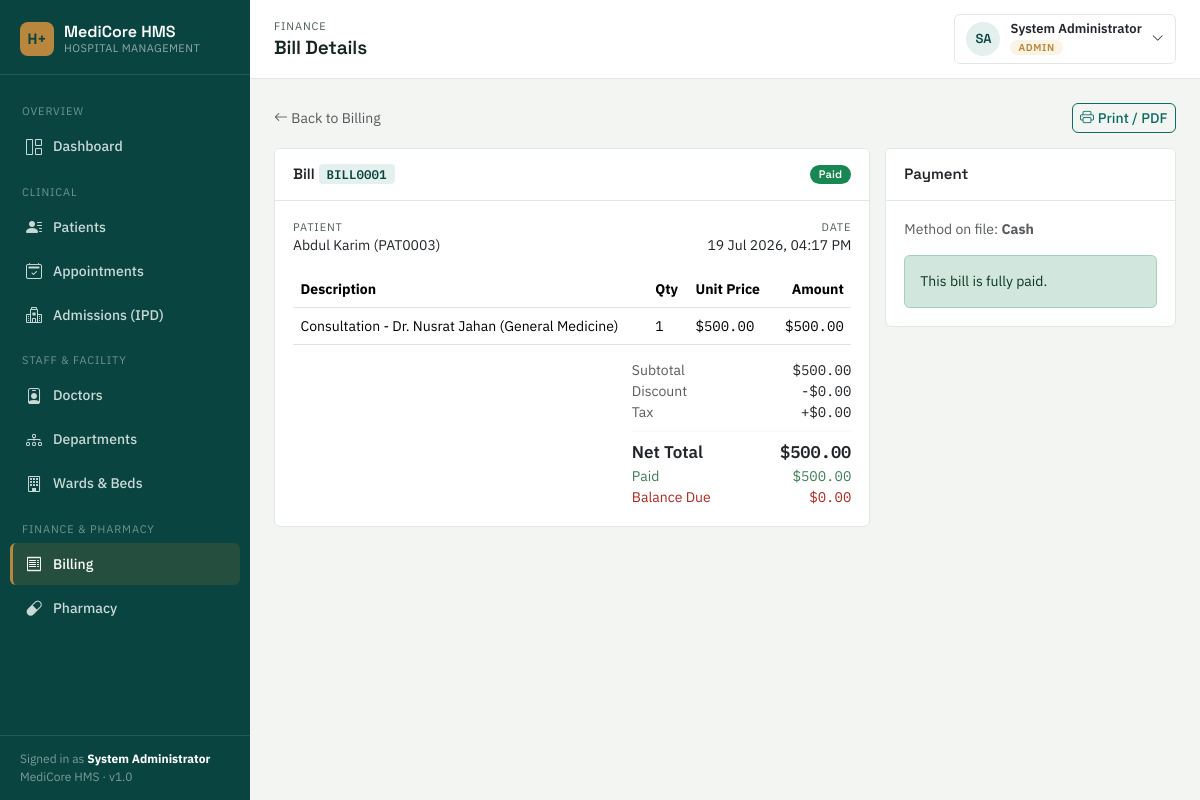
Page /billing/view.php?id=1 (signed in) on the committed database.
### tables this page shows
CREATE TABLE bills (
    id INT AUTO_INCREMENT PRIMARY KEY,
    bill_no VARCHAR(20) UNIQUE,
    patient_id INT NOT NULL,
    bill_type ENUM('OPD','IPD','Pharmacy','Lab','Other') DEFAULT 'OPD',
    reference_id INT NULL,
    total_amount DECIMAL(10,2) DEFAULT 0,
    discount DECIMAL(10,2) DEFAULT 0,
    tax DECIMAL(10,2) DEFAULT 0,
    net_amount DECIMAL(10,2) DEFAULT 0,
    paid_amount DECIMAL(10,2) DEFAULT 0,
    payment_method ENUM('Cash','Card','Insurance','Online') DEFAULT 'Cash',
    status ENUM('paid','partial','unpaid') DEFAULT 'unpaid',
    bill_date DATETIME DEFAULT CURRENT_TIMESTAMP,
    FOREIGN KEY (patient_id) REFERENCES patients(id) ON DELETE CASCADE
);

CREATE TABLE patients (
    id INT AUTO_INCREMENT PRIMARY KEY,
    patient_code VARCHAR(20) UNIQUE,
    name VARCHAR(100) NOT NULL,
    dob DATE NULL,
    gender ENUM('Male','Female','Other') DEFAULT 'Other',
    blood_group VARCHAR(5),
    phone VARCHAR(20),
    email VARCHAR(100),
    address TEXT,
    emergency_contact_name VARCHAR(100),
    emergency_contact_phone VARCHAR(20),
    medical_history TEXT,
    status ENUM('active','inactive') DEFAULT 'active',
    created_at TIMESTAMP DEFAULT CURRENT_TIMESTAMP
);

CREATE TABLE bill_items (
    id INT AUTO_INCREMENT PRIMARY KEY,
    bill_id INT NOT NULL,
    description VARCHAR(255) NOT NULL,
    quantity INT DEFAULT 1,
    unit_price DECIMAL(10,2) DEFAULT 0,
    amount DECIMAL(10,2) DEFAULT 0,
    FOREIGN KEY (bill_id) REFERENCES bills(id) ON DELETE CASCADE
);

### billing/view.php (the view, shortened to what this page needs)
<?php
require_once '../config/database.php';
require_once '../includes/functions.php';
$id = (int)($_GET['id'] ?? $_POST['id'] ?? 0);
$stmt = $pdo->prepare("SELECT b.*, p.name AS patient_name, p.patient_code, p.phone, p.address FROM bills b JOIN patients p ON b.patient_id = p.id WHERE b.id = ?");
$stmt->execute([$id]);
$bill = $stmt->fetch();
$items = $pdo->prepare("SELECT * FROM bill_items WHERE bill_id = ?");
$items->execute([$id]);
$items = $items->fetchAll();
require_once '../includes/header.php';
?>
<div class="mb-3 d-flex justify-content-between align-items-center">
    <a href="list.php" class="text-muted" style="font-size:14px;"><i class="bi bi-arrow-left"></i> Back to Billing</a>
    <a href="print.php?id=<?= $id ?>" target="_blank" class="btn btn-outline-primary btn-sm"><i class="bi bi-printer me-1"></i>Print / PDF</a>
</div>
<div class="row g-3">
    <div class="col-lg-8">
        <div class="card">
            <div class="card-header d-flex justify-content-between align-items-center">
                <span>Bill <span class="bill-no-chip"><?= sanitize($bill['bill_no']) ?></span></span>
                <?= statusBadge($bill['status']) ?>
            </div>
            <div class="card-body">
                <div class="row mb-3" style="font-size:14px;">
                    <div class="col-6">
                        <div class="eyebrow-label">Patient</div>
                        <div><?= sanitize($bill['patient_name']) ?> (<?= sanitize($bill['patient_code']) ?>)</div>
                    </div>
                    <div class="col-6 text-md-end">
                        <div class="eyebrow-label">Date</div>
                        <div><?= formatDateTime($bill['bill_date']) ?></div>
                    </div>
                </div>
                <table class="table" style="font-size:14px;">
                    <thead><tr><th>Description</th><th>Qty</th><th>Unit Price</th><th class="text-end">Amount</th></tr></thead>
                    <tbody>
                        <?php foreach ($items as $it): ?>
                        <tr>
                            <td><?= sanitize($it['description']) ?></td>
                            <td><?= (int)$it['quantity'] ?></td>
                            <td class="mono">$<?= formatMoney($it['unit_price']) ?></td>
                            <td class="text-end mono">$<?= formatMoney($it['amount']) ?></td>
                        </tr>
                        <?php endforeach; ?>
                    </tbody>
                </table>
                <div class="row justify-content-end">
                    <div class="col-md-5" style="font-size:14px;">
                        <div class="d-flex justify-content-between"><span class="text-muted">Subtotal</span><span class="mono">$<?= formatMoney($bill['total_amount']) ?></span></div>
                        <div class="d-flex justify-content-between"><span class="text-muted">Discount</span><span class="mono">-$<?= formatMoney($bill['discount']) ?></span></div>
                        <div class="d-flex justify-content-between"><span class="text-muted">Tax</span><span class="mono">+$<?= formatMoney($bill['tax']) ?></span></div>
                        <hr class="hairline-divider" style="margin:8px 0;">
                        <div class="d-flex justify-content-between" style="font-size:17px;font-weight:600;"><span>Net Total</span><span class="mono">$<?= formatMoney($bill['net_amount']) ?></span></div>
                        <div class="d-flex justify-content-between" style="color:var(--success);"><span>Paid</span><span class="mono">$<?= formatMoney($bill['paid_amount']) ?></span></div>
                        <div class="d-flex justify-content-between" style="color:var(--danger);"><span>Balance Due</span><span class="mono">$<?= formatMoney(max(0, $bill['net_amount'] - $bill['paid_amount'])) ?></span></div>
                    </div>
                </div>
            </div>
        </div>
    </div>
    <div class="col-lg-4">
        <div class="card">
            <div class="card-header">Payment</div>
            <div class="card-body">
                <p style="font-size:14px;" class="text-muted">Method on file: <strong><?= sanitize($bill['payment_method']) ?></strong></p>
                <?php if ($bill['status'] !== 'paid'): ?>
                    <form method="POST">
                        <?= csrfField() ?>
                        <input type="hidden" name="id" value="<?= $id ?>">
                        <label class="form-label">Record a payment ($)</label>
                        <div class="input-group">
                            <input type="number" step="0.01" min="0.01" max="<?= max(0, $bill['net_amount'] - $bill['paid_amount']) ?>" name="add_payment" class="form-control" required>
                            <button class="btn btn-primary">Add</button>
                        </div>
                        <div class="form-text">Balance due: $<?= formatMoney(max(0, $bill['net_amount'] - $bill['paid_amount'])) ?></div>
                    </form>
                <?php else: ?>
                    <div class="alert alert-success mb-0" style="font-size:14px;">This bill is fully paid.</div>
                <?php endif; ?>
            </div>
        </div>
    </div>
</div>
<?php require_once '../includes/footer.php'; ?>

### includes/functions.php (shortened to what this page needs)
<?php
function sanitize($data) {
    return htmlspecialchars(trim($data ?? ''), ENT_QUOTES, 'UTF-8');
}
function formatDateTime($datetime, $format = 'd M Y, h:i A') {
    $ts = strtotime($datetime);
    return $ts ? date($format, $ts) : '—';
}
function formatMoney($amount) {
    return number_format((float)$amount, 2);
}
function statusBadge($status) {
    $map = [
        'active'     => 'success',
        'inactive'   => 'secondary',
        'scheduled'  => 'primary',
        'completed'  => 'success',
        'cancelled'  => 'danger',
        'available'  => 'success',
        'occupied'   => 'danger',
        'maintenance'=> 'warning',
        'admitted'   => 'primary',
        'discharged' => 'success',
        'paid'       => 'success',
        'partial'    => 'warning',
        'unpaid'     => 'danger',
    ];
    $class = $map[$status] ?? 'secondary';
    return '<span class="badge badge-status bg-' . $class . '">' . ucfirst(sanitize($status)) . '</span>';
}

### assets/css/style.css (style rules this page uses)
:root { --ink: #142523; --ink-soft: #4B5D5A; --paper: #F2F5F2; --surface: #FFFFFF; --primary: #0E6B64; --primary-deep: #0A4440; --primary-tint: #E4F0EE; --accent-gold: #B8863C; --accent-gold-tint: #FBF3E3; --danger: #B3261E; --danger-tint: #FBEAE9; --success: #3F7D58; --success-tint: #EAF4EC; --warning: #B8863C; --warning-tint: #FBF3E3; --line: #E1E7E4; --radius: 6px; --shadow-sm: 0 1px 2px rgba(20, 37, 35, 0.06); }
* { box-sizing: border-box; }
html, body { background: var(--paper); color: var(--ink); font-family: 'IBM Plex Sans', -apple-system, BlinkMacSystemFont, sans-serif; font-size: 15px; }
code, .mono, .stat-number, .code-chip, table td.mono-cell { font-family: 'IBM Plex Mono', ui-monospace, monospace; }
a { color: var(--primary); text-decoration: none; }
.card { background: var(--surface); border: 1px solid var(--line); border-radius: var(--radius); box-shadow: none; }
.card-header { background: var(--surface); border-bottom: 1px solid var(--line); font-family: 'Space Grotesk', sans-serif; font-weight: 600; padding: 14px 18px; }
.card-body { padding: 18px; }
.badge-status { font-weight: 600; font-size: 11px; letter-spacing: 0.02em; padding: 4px 9px; border-radius: 20px; }
.btn { border-radius: var(--radius); font-weight: 500; font-size: 14px; }
.btn-outline-primary { color: var(--primary); border-color: var(--primary); }
.eyebrow-label { font-size: 11px; text-transform: uppercase; letter-spacing: 0.08em; color: var(--ink-soft); }
.hairline-divider { border: none; border-top: 1px solid var(--line); margin: 18px 0; }
.patient-code-chip, .bill-no-chip { font-family: 'IBM Plex Mono', monospace; font-weight: 600; font-size: 12.5px; background: var(--primary-tint); color: var(--primary-deep); padding: 2px 8px; border-radius: 4px; }

### rows in the picture
bills: bill_no "BILL0001", status "Paid", patient.name "Abdul Karim", patient.patient_code "PAT0003", bill_date "19 Jul 2026, 04:17 PM", total_amount "500.00", discount "0.00", tax "0.00", net_amount "500.00", paid_amount "500.00", formatMoney(max(0, $bill['net_amount'] - $bill['paid_amount'])) "0.00", payment_method "Cash"
bill_items: description "Consultation - Dr. Nusrat Jahan (General Medicine)", quantity "1", unit_price "500.00", amount "500.00"

### other values in the picture
$__u['full_name'] "System Administrator"
$pageEyebrow "FINANCE"
$pageTitle "Bill Details"
$__initials "SA"
$__u['role'] "ADMIN"
